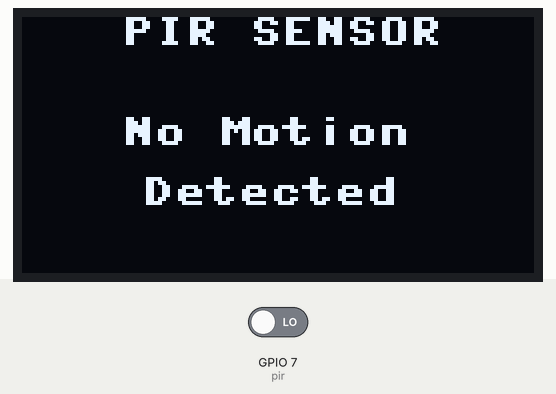
Simulated run of this program. Board: ESP32 board running MicroPython. On the bench: 128×64 one-colour display. The inputs (shaded band) are chosen by the test bench; at power-on: GPIO 7 (pir) LOW. WiFi joins after 1.5 s; random numbers come from a fixed seed; no MQTT or app messages arrive unless stated; what the program prints to the serial console is not drawn.

Above: at 3.3 s.
3.4 s: GPIO 7 (pir) driven HIGH
At 8.0 s:
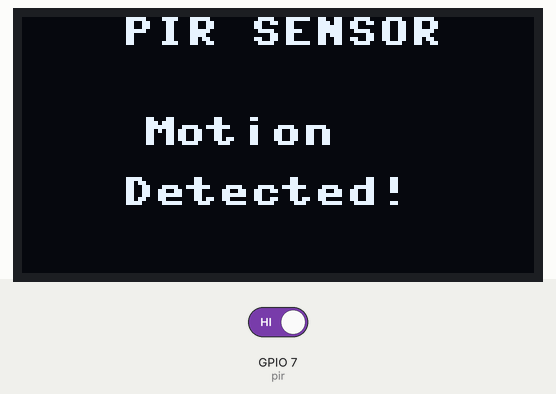
9.0 s: GPIO 7 (pir) driven LOW
At 12.8 s:
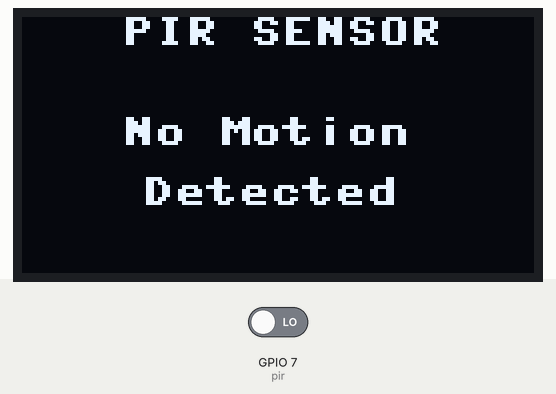
Timing chart, 0 to 14.3 s (numbered marks = the images above; inputs shaded):
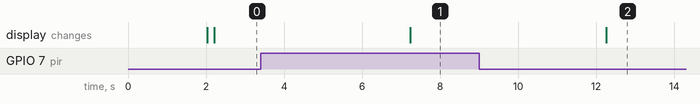

The program:

PIR_Adafruit_SB.py
```python
import network
import time
import machine
import random
from umqtt.simple import MQTTClient
from machine import Pin, SoftI2C
import ssd1306

#Main WiFi Credentials
WIFI_SSID = "YOUR_WIFI_NAME"
WIFI_PASSWORD = "YOUR_WIFI_PASSWORD"

#Main WiFi Connection Function
def connect_wifi():
    wlan = network.WLAN(network.STA_IF)
    wlan.active(True)
    if not wlan.isconnected():
        print("Connecting to WiFi...")
        wlan.connect(WIFI_SSID, WIFI_PASSWORD)
        while not wlan.isconnected():
            time.sleep(1)
            print("Trying to connect...")
    print("Connected to WiFi:", wlan.ifconfig())

#Main Connect to WiFi
connect_wifi()

#Main OLED Setup
i2c = SoftI2C(scl=Pin(21), sda=Pin(20))
oled_width = 128
oled_height = 64
oled = ssd1306.SSD1306_I2C(oled_width, oled_height, i2c)

#Main PIR Sensor Setup
PIR_PIN = 7   # Adjust GPIO based on your wiring
pir = Pin(PIR_PIN, Pin.IN)

#Main Adafruit IO Credentials
mqtt_server = 'io.adafruit.com'
mqtt_port = 1883
mqtt_user = ' '    # Your Adafruit username
mqtt_password = ' '  # Your AIO Key

mqtt_topic_pir = 'Chumba4209/feeds/PIR'  #Main PIR Feed in Adafruit IO
mqtt_client_id = str(random.randint(10000, 999999))

#Main MQTT Connection Function
def mqtt_connect():
    client = MQTTClient(
        client_id=mqtt_client_id,
        server=mqtt_server,
        port=mqtt_port,
        user=mqtt_user,
        password=mqtt_password,
        keepalive=3600
    )
    client.connect()
    print('Connected to %s MQTT Broker' % (mqtt_server))
    return client

#Main Reconnect Function
def reconnect():
    print('Failed to connect to MQTT Broker. Reconnecting...')
    time.sleep(5)
    machine.reset()

#Main MQTT Connect
try:
    client = mqtt_connect()
except OSError as e:
    reconnect()

#Main Program Loop
while True:
    try:
        #Main Read PIR Value
        motionDetected = pir.value()   # 1 if motion detected, 0 if not

        #Main Display on OLED
        oled.fill(0)
        oled.text("PIR SENSOR", 25, 0)

        if motionDetected == 1:
            oled.text("Motion", 30, 25)
            oled.text("Detected!", 25, 40)
            print("Motion Detected!")
            client.publish(mqtt_topic_pir, "1")   #Main Publish 1 to Adafruit
        else:
            oled.text("No Motion", 25, 25)
            oled.text("Detected", 30, 40)
            print("No Motion")
            client.publish(mqtt_topic_pir, "0")   #Main Publish 0 to Adafruit

        oled.show()
        time.sleep(5)   #Main Delay Between Checks

    except OSError as e:
        print("Sensor or MQTT error:", e)
        reconnect()
```

Measured:
- after the input at 3.4 s, the display: changes after 3.8 s (image 1)
- after the input at 9.0 s, the display: changes after 3.3 s (image 2)
